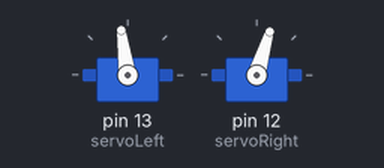
Bench run of a sketch on a simulated Arduino Uno, built with avr-gcc and run on an emulated ATmega328P. On the bench: 2 × servo.

Above: at 0.1 s.
At 45.7 s:
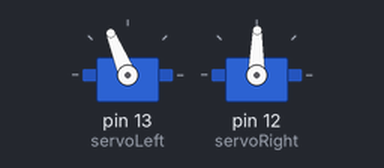
At 94.8 s:
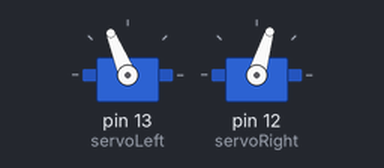
Timing chart, 0 to 98.7 s (numbered marks = the images above):
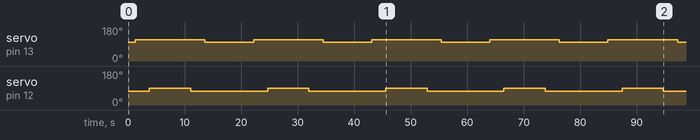

The sketch:

three_sixty.ino
```cpp
#include <Servo.h>

Servo servoLeft;
Servo servoRight;

//
// This code works with the Arduino Uno and the robot shield
// Does a best approximation of a figure-8
//
//
// Go straight straight_dur milliseconds
//
void goStraight(int straight_dur) {

  servoLeft.writeMicroseconds (1700);
  servoRight.writeMicroseconds (1300);
  delay(straight_dur);
}

//
// Turn left turn_dur milliseconds
//
// Left wheel is not fixed, but is turning slowly
// Right wheel is at full speed
//
void turnLeft(int turn_dur) {
  servoLeft.writeMicroseconds (1550);
  servoRight.writeMicroseconds (1300);
  delay(turn_dur);
}

//
// Turn left 45 degrees
//
void turnLeft45() {
  turnLeft(1300);
}

//
// Turn Left 180 degrees
//
void turnLeft180() {
  turnLeft(6000);
}

//
// Turn right turn_dur milliseconds
//
// Right wheel is not fixed, but is turning slowly
// Left wheel is at full speed
//
void turnRight(int turn_dur) {
  servoLeft.writeMicroseconds (1700);
  servoRight.writeMicroseconds (1460);
  delay(turn_dur);
}

//
// Turn right 45 degrees
//
void turnRight45() {
  turnRight(1300);
}

//
// Turn right 180 degrees
//
void turnRight180() {
  turnRight(6000);
}

void setup() {

  // Important to first attach to the servos, otherwise nothing happens
  servoLeft.attach (13);
  servoRight.attach (12);

  // Do this 5 times
  for (int i = 0; i < 5; i++) {
    turnLeft45();
    goStraight(2500);
    turnRight180();
    turnRight45();
    goStraight(2500);
    turnLeft180();
    turnLeft45();
  }

  servoLeft.detach();
  servoRight.detach();
}

void loop() {
  // put your main code here, to run repeatedly:

}
```
